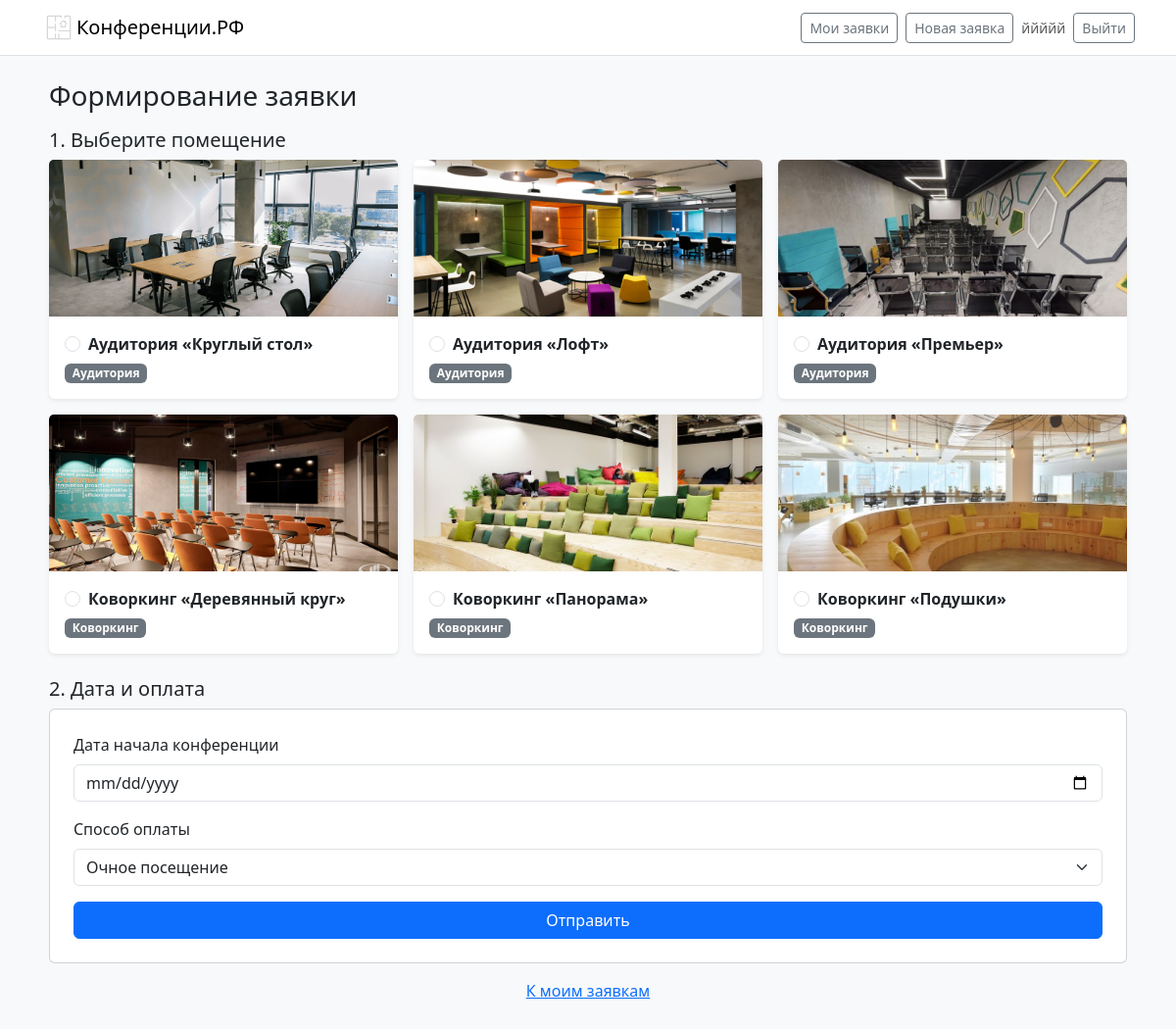
The page /request_create.php (signed in) on the database its author committed.
### tables this page shows
CREATE TABLE `rooms` (
  `id` int NOT NULL,
  `title` varchar(200) NOT NULL,
  `type` varchar(50) NOT NULL DEFAULT 'Аудитория',
  `image` varchar(255) NOT NULL DEFAULT ''
);

### config.php (called while the page is built, shortened)
<?php
function e($v) { return htmlspecialchars((string)$v, ENT_QUOTES, 'UTF-8'); }

### request_create.php (the view, shortened to what this page needs)
<?php
require 'config.php';
$rooms = $pdo->query('SELECT * FROM rooms ORDER BY type, title')->fetchAll();
require 'header.php';
?>
<div class="d-flex justify-content-center">
    <div class="w-100" style="max-width:1100px">
        <div class="d-flex align-items-center gap-2 mb-3">
            <h1 class="h3 mb-0">Формирование заявки</h1>
        </div>
        <form method="post">
            <h2 class="h5 mb-2">1. Выберите помещение</h2>
            <div class="row g-3 mb-4">
                <?php foreach ($rooms as $r): ?>
                    <div class="col-12 col-md-6 col-lg-4">
                        <label class="card h-100 shadow-sm border-0" style="cursor:pointer;">
                            <?php $img_path = 'img/' . $r['image']; ?>
                            <?php if (!empty($r['image']) && file_exists($img_path)): ?>
                                <img src="<?= e($img_path) ?>" class="card-img-top"
                                     style="height:160px; object-fit:cover;" alt="<?= e($r['title']) ?>">
                            <?php endif; ?>
                            <div class="card-body p-3 d-flex flex-column">
                                <div class="form-check mb-2">
                                    <input class="form-check-input" type="radio" name="room_id"
                                           value="<?= (int)$r['id'] ?>" id="room_<?= (int)$r['id'] ?>"
                                           data-testid="req-room" required>
                                    <label class="form-check-label fw-bold" for="room_<?= (int)$r['id'] ?>">
                                        <?= e($r['title']) ?>
                                    </label>
                                </div>
                                <span class="badge bg-secondary mt-auto align-self-start"><?= e($r['type']) ?></span>
                            </div>
                        </label>
                    </div>
                <?php endforeach; ?>
            </div>
            <h2 class="h5 mb-2">2. Дата и оплата</h2>
            <div class="card p-4">
                <label class="form-label">Дата начала конференции</label>
                <input class="form-control mb-3" type="date" name="start_date" data-testid="req-date" required>
                <label class="form-label">Способ оплаты</label>
                <select class="form-select mb-3" name="payment" data-testid="req-payment" required>
                    <option>Очное посещение</option>
                </select>
                <button class="btn btn-primary w-100" data-testid="req-submit">Отправить</button>
            </div>
        </form>
        <p class="text-center mt-3 mb-0"><a href="requests.php">К моим заявкам</a></p>
    </div>
</div>
<?php require 'footer.php'; ?>

### rows shown on the page
rooms: image (picture), title "Аудитория «Круглый стол»", type "Аудитория"
rooms: image (picture), title "Аудитория «Лофт»", type "Аудитория"
rooms: image (picture), title "Аудитория «Премьер»", type "Аудитория"
rooms: image (picture), title "Коворкинг «Деревянный круг»", type "Коворкинг"
rooms: image (picture), title "Коворкинг «Панорама»", type "Коворкинг"
rooms: image (picture), title "Коворкинг «Подушки»", type "Коворкинг"

### other values the page prints
user()['fio'] "ййййй"
